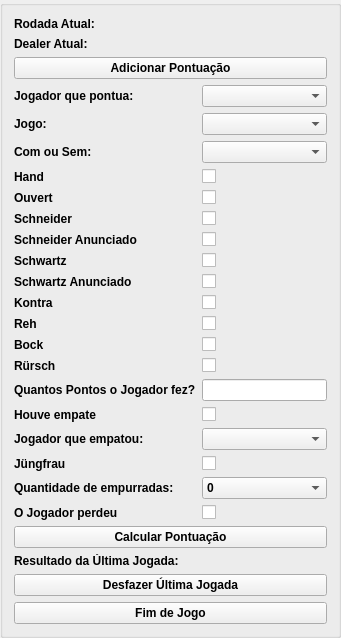
            <widget class="QGroupBox" name="group_nova_jogada">
             <property name="sizePolicy">
              <sizepolicy hsizetype="Expanding" vsizetype="Preferred">
               <horstretch>0</horstretch>
               <verstretch>0</verstretch>
              </sizepolicy>
             </property>
             <property name="title">
              <string/>
             </property>
             <layout class="QVBoxLayout" name="verticalLayout_4">
              <item>
               <widget class="QLabel" name="label_rodada">
                <property name="sizePolicy">
                 <sizepolicy hsizetype="Expanding" vsizetype="Preferred">
                  <horstretch>0</horstretch>
                  <verstretch>0</verstretch>
                 </sizepolicy>
                </property>
                <property name="minimumSize">
                 <size>
                  <width>0</width>
                  <height>0</height>
                 </size>
                </property>
                <property name="maximumSize">
                 <size>
                  <width>16777215</width>
                  <height>16777215</height>
                 </size>
                </property>
                <property name="font">
                 <font>
                  <bold>true</bold>
                 </font>
                </property>
                <property name="text">
                 <string>Rodada Atual:</string>
                </property>
               </widget>
              </item>
              <item>
               <widget class="QLabel" name="label_dealer">
                <property name="sizePolicy">
                 <sizepolicy hsizetype="Expanding" vsizetype="Preferred">
                  <horstretch>0</horstretch>
                  <verstretch>0</verstretch>
                 </sizepolicy>
                </property>
                <property name="minimumSize">
                 <size>
                  <width>0</width>
                  <height>0</height>
                 </size>
                </property>
                <property name="maximumSize">
                 <size>
                  <width>16777215</width>
                  <height>16777215</height>
                 </size>
                </property>
                <property name="font">
                 <font>
                  <bold>true</bold>
                 </font>
                </property>
                <property name="text">
                 <string>Dealer Atual:</string>
                </property>
               </widget>
              </item>
              <item>
               <widget class="QPushButton" name="btn_adicionar_pontuacao">
                <property name="sizePolicy">
                 <sizepolicy hsizetype="Expanding" vsizetype="Preferred">
                  <horstretch>0</horstretch>
                  <verstretch>0</verstretch>
                 </sizepolicy>
                </property>
                <property name="font">
                 <font>
                  <bold>true</bold>
                 </font>
                </property>
                <property name="text">
                 <string>Adicionar Pontuação</string>
                </property>
               </widget>
              </item>
              <item>
               <layout class="QFormLayout" name="adicionar_pontuacao">
                <property name="sizeConstraint">
                 <enum>QLayout::SizeConstraint::SetNoConstraint</enum>
                </property>
                <item row="1" column="0">
                 <widget class="QLabel" name="label_jogador">
                  <property name="sizePolicy">
                   <sizepolicy hsizetype="Expanding" vsizetype="Preferred">
                    <horstretch>0</horstretch>
                    <verstretch>0</verstretch>
                   </sizepolicy>
                  </property>
                  <property name="font">
                   <font>
                    <bold>true</bold>
                   </font>
                  </property>
                  <property name="text">
                   <string>Jogador que pontua:</string>
                  </property>
                 </widget>
                </item>
                <item row="1" column="1">
                 <widget class="QComboBox" name="combo_jogador">
                  <property name="sizePolicy">
                   <sizepolicy hsizetype="Expanding" vsizetype="Preferred">
                    <horstretch>0</horstretch>
                    <verstretch>0</verstretch>
                   </sizepolicy>
                  </property>
                  <property name="font">
                   <font>
                    <bold>true</bold>
                   </font>
                  </property>
                 </widget>
                </item>
                <item row="2" column="0">
                 <widget class="QLabel" name="label_jogo">
                  <property name="sizePolicy">
                   <sizepolicy hsizetype="Expanding" vsizetype="Preferred">
                    <horstretch>0</horstretch>
                    <verstretch>0</verstretch>
                   </sizepolicy>
                  </property>
                  <property name="font">
                   <font>
                    <bold>true</bold>
                   </font>
                  </property>
                  <property name="text">
                   <string>Jogo:</string>
                  </property>
                 </widget>
                </item>
                <item row="2" column="1">
                 <widget class="QComboBox" name="combo_jogo">
                  <property name="sizePolicy">
                   <sizepolicy hsizetype="Expanding" vsizetype="Preferred">
                    <horstretch>0</horstretch>
                    <verstretch>0</verstretch>
                   </sizepolicy>
                  </property>
                  <property name="font">
                   <font>
                    <bold>true</bold>
                   </font>
                  </property>
                 </widget>
                </item>
                <item row="3" column="0">
                 <widget class="QLabel" name="label_com_sem">
                  <property name="sizePolicy">
                   <sizepolicy hsizetype="Expanding" vsizetype="Preferred">
                    <horstretch>0</horstretch>
                    <verstretch>0</verstretch>
                   </sizepolicy>
                  </property>
                  <property name="font">
                   <font>
                    <bold>true</bold>
                   </font>
                  </property>
                  <property name="text">
                   <string>Com ou Sem:</string>
                  </property>
                 </widget>
                </item>
                <item row="3" column="1">
                 <widget class="QComboBox" name="combo_com_sem">
                  <property name="sizePolicy">
                   <sizepolicy hsizetype="Expanding" vsizetype="Preferred">
                    <horstretch>0</horstretch>
                    <verstretch>0</verstretch>
                   </sizepolicy>
                  </property>
                  <property name="maximumSize">
                   <size>
                    <width>16777215</width>
                    <height>16777215</height>
                   </size>
                  </property>
                  <property name="font">
                   <font>
                    <bold>true</bold>
                   </font>
                  </property>
                  <item>
                   <property name="text">
                    <string/>
                   </property>
                  </item>
                  <item>
                   <property name="text">
                    <string>1</string>
                   </property>
                  </item>
                  <item>
                   <property name="text">
                    <string>2</string>
                   </property>
                  </item>
                  <item>
                   <property name="text">
                    <string>3</string>
                   </property>
                  </item>
                  <item>
                   <property name="text">
                    <string>4</string>
                   </property>
                  </item>
                 </widget>
                </item>
                <item row="4" column="0">
                 <widget class="QLabel" name="label_hand">
                  <property name="sizePolicy">
                   <sizepolicy hsizetype="Expanding" vsizetype="Preferred">
                    <horstretch>0</horstretch>
                    <verstretch>0</verstretch>
                   </sizepolicy>
                  </property>
                  <property name="font">
                   <font>
                    <bold>true</bold>
                   </font>
                  </property>
                  <property name="text">
                   <string>Hand</string>
                  </property>
                 </widget>
                </item>
                <item row="4" column="1">
                 <widget class="QCheckBox" name="check_hand">
                  <property name="sizePolicy">
                   <sizepolicy hsizetype="Expanding" vsizetype="Preferred">
                    <horstretch>0</horstretch>
                    <verstretch>0</verstretch>
                   </sizepolicy>
                  </property>
                 </widget>
                </item>
                <item row="5" column="0">
                 <widget class="QLabel" name="label_ouvert">
                  <property name="sizePolicy">
                   <sizepolicy hsizetype="Expanding" vsizetype="Preferred">
                    <horstretch>0</horstretch>
                    <verstretch>0</verstretch>
                   </sizepolicy>
                  </property>
                  <property name="font">
                   <font>
                    <bold>true</bold>
                   </font>
                  </property>
                  <property name="text">
                   <string>Ouvert</string>
                  </property>
                 </widget>
                </item>
                <item row="5" column="1">
                 <widget class="QCheckBox" name="check_ouvert">
                  <property name="sizePolicy">
                   <sizepolicy hsizetype="Expanding" vsizetype="Preferred">
                    <horstretch>0</horstretch>
                    <verstretch>0</verstretch>
                   </sizepolicy>
                  </property>
                 </widget>
                </item>
                <item row="6" column="0">
                 <widget class="QLabel" name="label_schneider">
                  <property name="sizePolicy">
                   <sizepolicy hsizetype="Expanding" vsizetype="Preferred">
                    <horstretch>0</horstretch>
                    <verstretch>0</verstretch>
                   </sizepolicy>
                  </property>
                  <property name="font">
                   <font>
                    <bold>true</bold>
                   </font>
                  </property>
                  <property name="text">
                   <string>Schneider</string>
                  </property>
                 </widget>
                </item>
                <item row="6" column="1">
                 <widget class="QCheckBox" name="check_schneider">
                  <property name="sizePolicy">
                   <sizepolicy hsizetype="Expanding" vsizetype="Preferred">
                    <horstretch>0</horstretch>
                    <verstretch>0</verstretch>
                   </sizepolicy>
                  </property>
                  <property name="tristate">
                   <bool>false</bool>
                  </property>
                 </widget>
                </item>
                <item row="7" column="0">
                 <widget class="QLabel" name="label_schneider_anunciado">
                  <property name="sizePolicy">
                   <sizepolicy hsizetype="Expanding" vsizetype="Preferred">
                    <horstretch>0</horstretch>
                    <verstretch>0</verstretch>
                   </sizepolicy>
                  </property>
                  <property name="font">
                   <font>
                    <bold>true</bold>
                   </font>
                  </property>
                  <property name="text">
                   <string>Schneider Anunciado</string>
                  </property>
                 </widget>
                </item>
                <item row="7" column="1">
                 <widget class="QCheckBox" name="check_schneider_anunciado">
                  <property name="sizePolicy">
                   <sizepolicy hsizetype="Expanding" vsizetype="Preferred">
                    <horstretch>0</horstretch>
                    <verstretch>0</verstretch>
                   </sizepolicy>
                  </property>
                 </widget>
                </item>
                <item row="8" column="0">
                 <widget class="QLabel" name="label_schwartz">
                  <property name="sizePolicy">
                   <sizepolicy hsizetype="Expanding" vsizetype="Preferred">
                    <horstretch>0</horstretch>
                    <verstretch>0</verstretch>
                   </sizepolicy>
                  </property>
                  <property name="font">
                   <font>
                    <bold>true</bold>
                   </font>
                  </property>
                  <property name="text">
                   <string>Schwartz</string>
                  </property>
                 </widget>
                </item>
                <item row="8" column="1">
                 <widget class="QCheckBox" name="check_schwartz">
                  <property name="sizePolicy">
                   <sizepolicy hsizetype="Expanding" vsizetype="Preferred">
                    <horstretch>0</horstretch>
                    <verstretch>0</verstretch>
                   </sizepolicy>
                  </property>
                 </widget>
                </item>
                <item row="9" column="0">
                 <widget class="QLabel" name="label_schwartz_anunciado">
                  <property name="sizePolicy">
                   <sizepolicy hsizetype="Expanding" vsizetype="Preferred">
                    <horstretch>0</horstretch>
                    <verstretch>0</verstretch>
                   </sizepolicy>
                  </property>
                  <property name="font">
                   <font>
                    <bold>true</bold>
                   </font>
                  </property>
                  <property name="text">
                   <string>Schwartz Anunciado</string>
                  </property>
                 </widget>
                </item>
                <item row="9" column="1">
                 <widget class="QCheckBox" name="check_schwartz_anunciado">
                  <property name="sizePolicy">
                   <sizepolicy hsizetype="Expanding" vsizetype="Preferred">
                    <horstretch>0</horstretch>
                    <verstretch>0</verstretch>
                   </sizepolicy>
                  </property>
                 </widget>
                </item>
                <item row="10" column="0">
                 <widget class="QLabel" name="label_kontra">
                  <property name="sizePolicy">
                   <sizepolicy hsizetype="Expanding" vsizetype="Preferred">
                    <horstretch>0</horstretch>
                    <verstretch>0</verstretch>
                   </sizepolicy>
                  </property>
                  <property name="font">
                   <font>
                    <bold>true</bold>
                   </font>
                  </property>
                  <property name="text">
                   <string>Kontra</string>
                  </property>
                 </widget>
                </item>
                <item row="10" column="1">
                 <widget class="QCheckBox" name="check_kontra">
                  <property name="sizePolicy">
                   <sizepolicy hsizetype="Expanding" vsizetype="Preferred">
                    <horstretch>0</horstretch>
                    <verstretch>0</verstretch>
                   </sizepolicy>
                  </property>
                 </widget>
                </item>
                <item row="11" column="0">
                 <widget class="QLabel" name="label_reh">
                  <property name="sizePolicy">
                   <sizepolicy hsizetype="Expanding" vsizetype="Preferred">
                    <horstretch>0</horstretch>
                    <verstretch>0</verstretch>
                   </sizepolicy>
                  </property>
                  <property name="font">
                   <font>
                    <bold>true</bold>
                   </font>
                  </property>
                  <property name="text">
                   <string>Reh</string>
                  </property>
                 </widget>
                </item>
                <item row="11" column="1">
                 <widget class="QCheckBox" name="check_reh">
                  <property name="sizePolicy">
                   <sizepolicy hsizetype="Expanding" vsizetype="Preferred">
                    <horstretch>0</horstretch>
                    <verstretch>0</verstretch>
                   </sizepolicy>
                  </property>
                 </widget>
                </item>
                <item row="12" column="0">
                 <widget class="QLabel" name="label_bock">
                  <property name="sizePolicy">
                   <sizepolicy hsizetype="Expanding" vsizetype="Preferred">
                    <horstretch>0</horstretch>
                    <verstretch>0</verstretch>
                   </sizepolicy>
                  </property>
                  <property name="font">
                   <font>
                    <bold>true</bold>
                   </font>
                  </property>
                  <property name="text">
                   <string>Bock</string>
                  </property>
                 </widget>
                </item>
                <item row="12" column="1">
                 <widget class="QCheckBox" name="check_bock">
                  <property name="sizePolicy">
                   <sizepolicy hsizetype="Expanding" vsizetype="Preferred">
                    <horstretch>0</horstretch>
                    <verstretch>0</verstretch>
                   </sizepolicy>
                  </property>
                 </widget>
                </item>
                <item row="13" column="0">
                 <widget class="QLabel" name="label_rursch">
                  <property name="sizePolicy">
                   <sizepolicy hsizetype="Expanding" vsizetype="Preferred">
                    <horstretch>0</horstretch>
                    <verstretch>0</verstretch>
                   </sizepolicy>
                  </property>
                  <property name="font">
                   <font>
                    <bold>true</bold>
                   </font>
                  </property>
                  <property name="text">
                   <string>Rürsch</string>
                  </property>
                 </widget>
                </item>
                <item row="13" column="1">
                 <widget class="QCheckBox" name="check_rursch">
                  <property name="sizePolicy">
                   <sizepolicy hsizetype="Expanding" vsizetype="Preferred">
                    <horstretch>0</horstretch>
                    <verstretch>0</verstretch>
                   </sizepolicy>
                  </property>
                 </widget>
                </item>
                <item row="15" column="0">
                 <widget class="QLabel" name="label_houve_empate">
                  <property name="sizePolicy">
                   <sizepolicy hsizetype="Expanding" vsizetype="Preferred">
                    <horstretch>0</horstretch>
                    <verstretch>0</verstretch>
                   </sizepolicy>
                  </property>
                  <property name="font">
                   <font>
                    <bold>true</bold>
                   </font>
                  </property>
                  <property name="text">
                   <string>Houve empate</string>
                  </property>
                 </widget>
                </item>
                <item row="15" column="1">
                 <widget class="QCheckBox" name="check_houve_empate">
                  <property name="sizePolicy">
                   <sizepolicy hsizetype="Expanding" vsizetype="Preferred">
                    <horstretch>0</horstretch>
                    <verstretch>0</verstretch>
                   </sizepolicy>
                  </property>
                 </widget>
                </item>
                <item row="17" column="0">
                 <widget class="QLabel" name="label_jungfrau">
                  <property name="sizePolicy">
                   <sizepolicy hsizetype="Expanding" vsizetype="Preferred">
                    <horstretch>0</horstretch>
                    <verstretch>0</verstretch>
                   </sizepolicy>
                  </property>
                  <property name="font">
                   <font>
                    <bold>true</bold>
                   </font>
                  </property>
                  <property name="text">
                   <string>Jüngfrau</string>
                  </property>
                 </widget>
                </item>
                <item row="17" column="1">
                 <widget class="QCheckBox" name="check_jungfrau">
                  <property name="sizePolicy">
                   <sizepolicy hsizetype="Expanding" vsizetype="Preferred">
                    <horstretch>0</horstretch>
                    <verstretch>0</verstretch>
                   </sizepolicy>
                  </property>
                 </widget>
                </item>
                <item row="19" column="0">
                 <widget class="QLabel" name="label_jogador_perdeu">
                  <property name="sizePolicy">
                   <sizepolicy hsizetype="Expanding" vsizetype="Preferred">
                    <horstretch>0</horstretch>
                    <verstretch>0</verstretch>
                   </sizepolicy>
                  </property>
                  <property name="font">
                   <font>
                    <bold>true</bold>
                   </font>
                  </property>
                  <property name="text">
                   <string>O Jogador perdeu</string>
                  </property>
                 </widget>
                </item>
                <item row="19" column="1">
                 <widget class="QCheckBox" name="check_jogador_perdeu">
                  <property name="sizePolicy">
                   <sizepolicy hsizetype="Expanding" vsizetype="Preferred">
                    <horstretch>0</horstretch>
                    <verstretch>0</verstretch>
                   </sizepolicy>
                  </property>
                 </widget>
                </item>
                <item row="14" column="1">
                 <widget class="QLineEdit" name="line_quantos_pontos">
                  <property name="sizePolicy">
                   <sizepolicy hsizetype="Expanding" vsizetype="Preferred">
                    <horstretch>0</horstretch>
                    <verstretch>0</verstretch>
                   </sizepolicy>
                  </property>
                  <property name="minimumSize">
                   <size>
                    <width>0</width>
                    <height>0</height>
                   </size>
                  </property>
                  <property name="maximumSize">
                   <size>
                    <width>16777215</width>
                    <height>16777215</height>
                   </size>
                  </property>
                  <property name="font">
                   <font>
                    <bold>true</bold>
                   </font>
                  </property>
                  <property name="focusPolicy">
                   <enum>Qt::FocusPolicy::ClickFocus</enum>
                  </property>
                  <property name="text">
                   <string/>
                  </property>
                 </widget>
                </item>
                <item row="16" column="0">
                 <widget class="QLabel" name="label_jogador_que_empatou">
                  <property name="sizePolicy">
                   <sizepolicy hsizetype="Expanding" vsizetype="Preferred">
                    <horstretch>0</horstretch>
                    <verstretch>0</verstretch>
                   </sizepolicy>
                  </property>
                  <property name="font">
                   <font>
                    <bold>true</bold>
                   </font>
                  </property>
                  <property name="text">
                   <string>Jogador que empatou:</string>
                  </property>
                 </widget>
                </item>
                <item row="16" column="1">
                 <widget class="QComboBox" name="combo_jogador_que_empatou">
                  <property name="sizePolicy">
                   <sizepolicy hsizetype="Expanding" vsizetype="Preferred">
                    <horstretch>0</horstretch>
                    <verstretch>0</verstretch>
                   </sizepolicy>
                  </property>
                  <property name="font">
                   <font>
                    <bold>true</bold>
                   </font>
                  </property>
                 </widget>
                </item>
                <item row="18" column="0">
                 <widget class="QLabel" name="label_skat_empurrado">
                  <property name="sizePolicy">
                   <sizepolicy hsizetype="Expanding" vsizetype="Preferred">
                    <horstretch>0</horstretch>
                    <verstretch>0</verstretch>
                   </sizepolicy>
                  </property>
                  <property name="font">
                   <font>
                    <bold>true</bold>
                   </font>
                  </property>
                  <property name="text">
                   <string>Quantidade de empurradas:</string>
                  </property>
                 </widget>
                </item>
                <item row="18" column="1">
                 <widget class="QComboBox" name="combo_skat_empurrado">
                  <property name="sizePolicy">
                   <sizepolicy hsizetype="Expanding" vsizetype="Preferred">
                    <horstretch>0</horstretch>
                    <verstretch>0</verstretch>
                   </sizepolicy>
                  </property>
                  <property name="font">
                   <font>
                    <bold>true</bold>
                   </font>
                  </property>
                  <item>
                   <property name="text">
                    <string>0</string>
                   </property>
                  </item>
                  <item>
                   <property name="text">
                    <string>1</string>
                   </property>
                  </item>
                  <item>
                   <property name="text">
                    <string>2</string>
                   </property>
                  </item>
                  <item>
                   <property name="text">
                    <string>3</string>
                   </property>
                  </item>
                 </widget>
                </item>
                <item row="14" column="0">
                 <widget class="QLabel" name="label_quantos_pontos">
                  <property name="font">
                   <font>
                    <bold>true</bold>
                   </font>
                  </property>
                  <property name="text">
                   <string>Quantos Pontos o Jogador fez?</string>
                  </property>
                 </widget>
                </item>
               </layout>
              </item>
              <item>
               <widget class="QPushButton" name="btn_calcular_pontuacao">
                <property name="sizePolicy">
                 <sizepolicy hsizetype="Expanding" vsizetype="Preferred">
                  <horstretch>0</horstretch>
                  <verstretch>0</verstretch>
                 </sizepolicy>
                </property>
                <property name="minimumSize">
                 <size>
                  <width>0</width>
                  <height>0</height>
                 </size>
                </property>
                <property name="font">
                 <font>
                  <bold>true</bold>
                 </font>
                </property>
                <property name="text">
                 <string>Calcular Pontuação</string>
                </property>
               </widget>
              </item>
              <item>
               <widget class="QLabel" name="label_log_ultima_jogada">
                <property name="sizePolicy">
                 <sizepolicy hsizetype="Expanding" vsizetype="Preferred">
                  <horstretch>0</horstretch>
                  <verstretch>0</verstretch>
                 </sizepolicy>
                </property>
                <property name="font">
                 <font>
                  <bold>true</bold>
                 </font>
                </property>
                <property name="text">
                 <string>Resultado da Última Jogada:</string>
                </property>
                <property name="wordWrap">
                 <bool>true</bool>
                </property>
               </widget>
              </item>
              <item>
               <widget class="QPushButton" name="btn_desfazer">
                <property name="sizePolicy">
                 <sizepolicy hsizetype="Expanding" vsizetype="Preferred">
                  <horstretch>0</horstretch>
                  <verstretch>0</verstretch>
                 </sizepolicy>
                </property>
                <property name="font">
                 <font>
                  <bold>true</bold>
                 </font>
                </property>
                <property name="text">
                 <string>Desfazer Última Jogada</string>
                </property>
               </widget>
              </item>
              <item>
               <widget class="QPushButton" name="btn_fim_jogo">
                <property name="sizePolicy">
                 <sizepolicy hsizetype="Expanding" vsizetype="Preferred">
                  <horstretch>0</horstretch>
                  <verstretch>0</verstretch>
                 </sizepolicy>
                </property>
                <property name="font">
                 <font>
                  <bold>true</bold>
                 </font>
                </property>
                <property name="text">
                 <string>Fim de Jogo</string>
                </property>
               </widget>
              </item>
             </layout>
            </widget>
